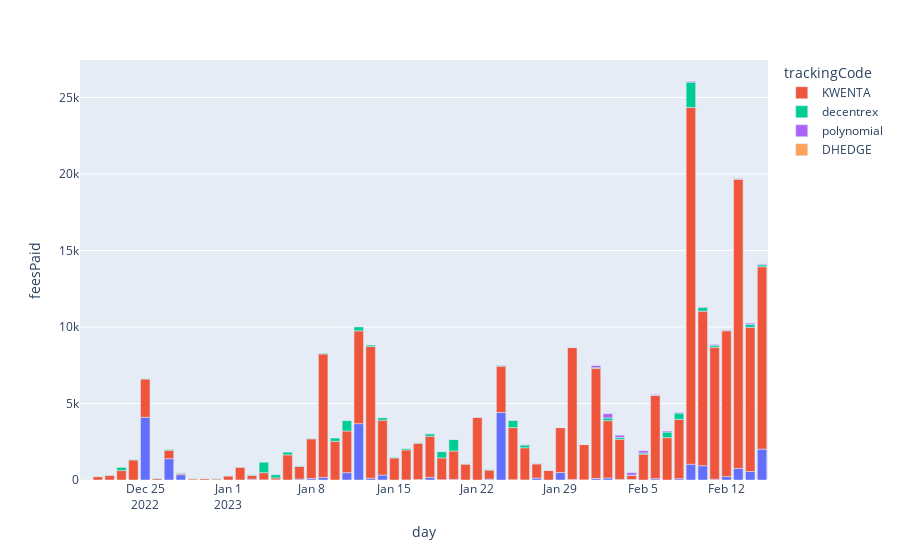

Here is the notebook cell this chart was saved with:
### Code cell
fig = px.bar(
    df_fees,
    x='day',
    y='feesPaid',
    color='trackingCode',
)
fig.show()

### Figure 1 — Plotly figure (JSON) as saved in the notebook; plotly's stock layout.template omitted (floating-point values rounded to 4 significant figures)
{"data": [{"alignmentgroup": "True", "hovertemplate": "trackingCode=<br>day=%{x}<br>feesPaid=%{y}<extra></extra>", "legendgroup": "", "marker": {"color": "#636efa", "pattern": {"shape": ""}}, "name": "", "offsetgroup": "", "orientation": "v", "showlegend": false, "textposition": "auto", "type": "bar", "x": ["2022-12-20", "2022-12-25", "2022-12-27", "2022-12-28", "2023-01-03", "2023-01-04", "2023-01-05", "2023-01-07", "2023-01-08", "2023-01-09", "2023-01-11", "2023-01-12", "2023-01-13", "2023-01-14", "2023-01-16", "2023-01-17", "2023-01-18", "2023-01-19", "2023-01-20", "2023-01-21", "2023-01-23", "2023-01-24", "2023-01-25", "2023-01-26", "2023-01-27", "2023-01-28", "2023-01-29", "2023-01-30", "2023-01-31", "2023-02-01", "2023-02-02", "2023-02-03", "2023-02-04", "2023-02-06", "2023-02-07", "2023-02-08", "2023-02-09", "2023-02-10", "2023-02-11", "2023-02-12", "2023-02-13", "2023-02-14", "2023-02-15"], "xaxis": "x", "y": [0.009993, 4099.0, 1392.0, 345.8, 48.2, 10.24, 13.08, 60.9, 96.47, 169.5, 480.5, 3684.0, 120.3, 324.8, 4.982, 29.32, 170.4, 17.84, 44.69, 1.499, 56.18, 4411.0, 17.25, 5.927, 127.5, 0.07005, 486.0, 40.44, 9.023, 107.3, 131.6, 35.7, 39.13, 85.56, 0.6726, 86.59, 1032.0, 932.6, 52.15, 224.2, 756.1, 553.8, 2019.0], "yaxis": "y"}, {"alignmentgroup": "True", "hovertemplate": "trackingCode=KWENTA<br>day=%{x}<br>feesPaid=%{y}<extra></extra>", "legendgroup": "KWENTA", "marker": {"color": "#EF553B", "pattern": {"shape": ""}}, "name": "KWENTA", "offsetgroup": "KWENTA", "orientation": "v", "showlegend": true, "textposition": "auto", "type": "bar", "x": ["2022-12-20", "2022-12-21", "2022-12-22", "2022-12-23", "2022-12-24", "2022-12-25", "2022-12-26", "2022-12-27", "2022-12-28", "2022-12-29", "2022-12-30", "2022-12-31", "2023-01-01", "2023-01-02", "2023-01-03", "2023-01-04", "2023-01-05", "2023-01-06", "2023-01-07", "2023-01-08", "2023-01-09", "2023-01-10", "2023-01-11", "2023-01-12", "2023-01-13", "2023-01-14", "2023-01-15", "2023-01-16", "2023-01-17", "2023-01-18", "2023-01-19", "2023-01-20", "2023-01-21", "2023-01-22", "2023-01-23", "2023-01-24", "2023-01-25", "2023-01-26", "2023-01-27", "2023-01-28", "2023-01-29", "2023-01-30", "2023-01-31", "2023-02-01", "2023-02-02", "2023-02-03", "2023-02-04", "2023-02-05", "2023-02-06", "2023-02-07", "2023-02-08", "2023-02-09", "2023-02-10", "2023-02-11", "2023-02-12", "2023-02-13", "2023-02-14", "2023-02-15"], "xaxis": "x", "y": [5.023, 222.2, 312.9, 616.8, 1309.0, 2505.0, 88.07, 552.1, 81.59, 74.27, 86.93, 61.5, 264.3, 842.0, 252.9, 467.9, 122.8, 1640.0, 828.4, 2593.0, 8068.0, 2530.0, 2723.0, 6066.0, 8601.0, 3583.0, 1439.0, 1960.0, 2374.0, 2692.0, 1428.0, 1851.0, 1038.0, 4101.0, 591.2, 3029.0, 3409.0, 2099.0, 921.9, 623.5, 2937.0, 8614.0, 2319.0, 7198.0, 3745.0, 2626.0, 272.8, 1692.0, 5436.0, 2765.0, 3874.0, 23320.0, 10100.0, 8620.0, 9530.0, 18910.0, 9427.0, 11920.0], "yaxis": "y"}, {"alignmentgroup": "True", "hovertemplate": "trackingCode=decentrex<br>day=%{x}<br>feesPaid=%{y}<extra></extra>", "legendgroup": "decentrex", "marker": {"color": "#00cc96", "pattern": {"shape": ""}}, "name": "decentrex", "offsetgroup": "decentrex", "orientation": "v", "showlegend": true, "textposition": "auto", "type": "bar", "x": ["2022-12-21", "2022-12-22", "2022-12-23", "2022-12-24", "2022-12-25", "2022-12-26", "2022-12-27", "2022-12-28", "2022-12-29", "2022-12-30", "2022-12-31", "2023-01-01", "2023-01-02", "2023-01-03", "2023-01-04", "2023-01-05", "2023-01-06", "2023-01-07", "2023-01-08", "2023-01-09", "2023-01-10", "2023-01-11", "2023-01-12", "2023-01-13", "2023-01-14", "2023-01-15", "2023-01-16", "2023-01-17", "2023-01-18", "2023-01-19", "2023-01-20", "2023-01-21", "2023-01-22", "2023-01-23", "2023-01-24", "2023-01-25", "2023-01-26", "2023-01-27", "2023-01-28", "2023-01-29", "2023-01-31", "2023-02-01", "2023-02-02", "2023-02-03", "2023-02-04", "2023-02-05", "2023-02-06", "2023-02-07", "2023-02-08", "2023-02-09", "2023-02-10", "2023-02-11", "2023-02-12", "2023-02-13", "2023-02-14", "2023-02-15"], "xaxis": "x", "y": [11.05, 5.116, 206.5, 31.09, 12.06, 27.14, 52.7, 37.76, 11.61, 8.943, 20.71, 7.352, 6.442, 37.05, 682.9, 206.6, 179.1, 29.57, 24.66, 45.13, 212.2, 672.7, 252.7, 95.89, 155.2, 40.49, 82.11, 26.03, 162.8, 407.2, 756.4, 15.61, 17.25, 35.15, 50.77, 460.2, 185.9, 33.2, 2.801, 5.828, 2.498, 33.96, 180.5, 116.3, 2.409, 70.38, 13.13, 365.8, 411.5, 1653.0, 240.5, 127.9, 34.02, 4.363, 196.3, 126.8], "yaxis": "y"}, {"alignmentgroup": "True", "hovertemplate": "trackingCode=polynomial<br>day=%{x}<br>feesPaid=%{y}<extra></extra>", "legendgroup": "polynomial", "marker": {"color": "#ab63fa", "pattern": {"shape": ""}}, "name": "polynomial", "offsetgroup": "polynomial", "orientation": "v", "showlegend": true, "textposition": "auto", "type": "bar", "x": ["2023-01-18", "2023-01-19", "2023-01-20", "2023-01-22", "2023-01-24", "2023-01-25", "2023-01-26", "2023-01-27", "2023-01-29", "2023-01-30", "2023-01-31", "2023-02-01", "2023-02-02", "2023-02-03", "2023-02-04", "2023-02-05", "2023-02-06", "2023-02-07", "2023-02-08", "2023-02-09", "2023-02-10", "2023-02-11", "2023-02-12", "2023-02-13", "2023-02-14", "2023-02-15"], "xaxis": "x", "y": [4.277, 12.71, 4.756, 2.045, 24.49, 20.67, 17.91, 16.7, 2.525, 15.44, 4.038, 144.4, 279.2, 147.2, 164.1, 150.1, 48.24, 67.91, 47.31, 71.88, 54.19, 62.1, 28.34, 55.03, 94.35, 58.69], "yaxis": "y"}, {"alignmentgroup": "True", "hovertemplate": "trackingCode=DHEDGE<br>day=%{x}<br>feesPaid=%{y}<extra></extra>", "legendgroup": "DHEDGE", "marker": {"color": "#FFA15A", "pattern": {"shape": ""}}, "name": "DHEDGE", "offsetgroup": "DHEDGE", "orientation": "v", "showlegend": true, "textposition": "auto", "type": "bar", "x": ["2023-02-09", "2023-02-10", "2023-02-13", "2023-02-14", "2023-02-15"], "xaxis": "x", "y": [2.008, 19.29, 6.058, 2.012, 10.09], "yaxis": "y"}], "layout": {"barmode": "relative", "legend": {"title": {"text": "trackingCode"}, "tracegroupgap": 0}, "margin": {"t": 60}, "xaxis": {"anchor": "y", "domain": [0, 1], "title": {"text": "day"}}, "yaxis": {"anchor": "x", "domain": [0, 1], "title": {"text": "feesPaid"}}}}
